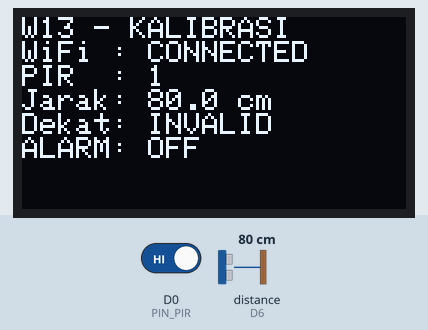
Recording of a sketch running on a simulated ESP8266 (NodeMCU). On the bench: 128×64 one-colour display. Wiring (inferred from the names in the program): ultrasonic range finder: trigger D5; echo D6. The test bench sets the inputs (shaded band); at power-on: distance to the obstacle (sensor on D6) 80 cm, D0 (PIN_PIR) HIGH. The echo pulse lasts 58.3 µs per cm; WiFi joins after 1.5 s; servers stay silent unless stated; what the sketch prints to the serial monitor is not drawn.

Above: at 2.8 s.
2.9 s: distance to the obstacle (sensor on D6) set to 9 cm
At 3.5 s:
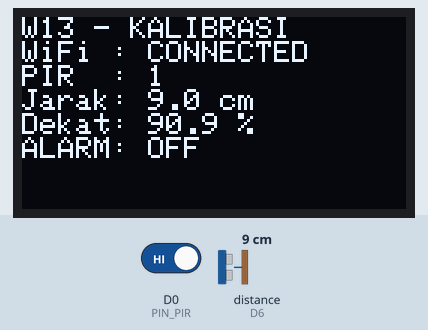
4.5 s: D0 (PIN_PIR) driven LOW
At 6.2 s:
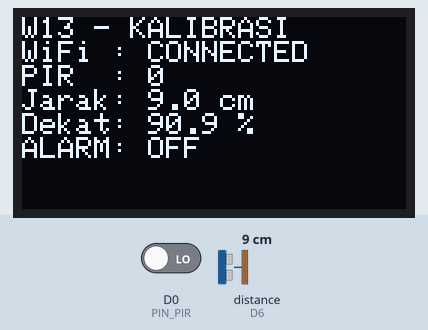
6.5 s: distance to the obstacle (sensor on D6) set to 2 cm
At 7.7 s:
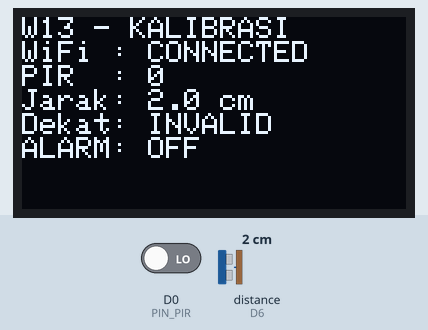
8.5 s: D0 (PIN_PIR) driven HIGH
At 10.2 s:
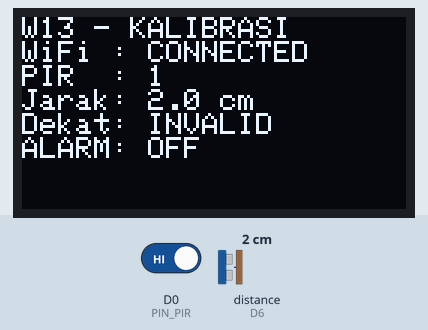
10.5 s: distance to the obstacle (sensor on D6) set to 4 cm
At 12.0 s:
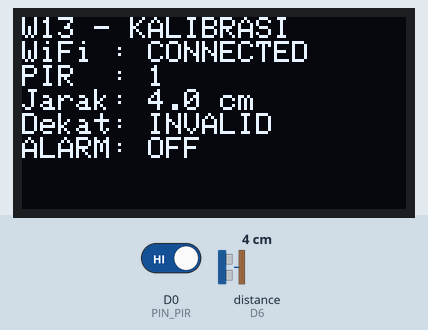
Timing chart, 0 to 13.5 s (numbered marks = the images above; inputs shaded):
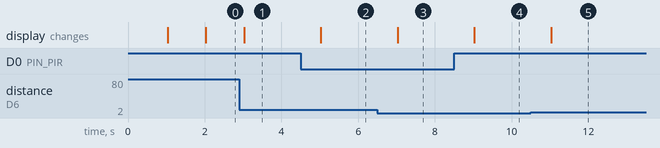

Measured:
- after the input at 2.9 s, the display: changes after 0.13 s (image 1)
- after the input at 4.5 s, the display: changes after 0.53 s (image 2)
- after the input at 6.5 s, the display: changes after 0.53 s (image 3)
- after the input at 8.5 s, the display: changes after 0.53 s (image 4)
- after the input at 10.5 s, the display: changes after 0.53 s (image 5)

The sketch:

MikroIoTWeek13_HCSR04danPIR.ino
```cpp
#include <ESP8266WiFi.h>
#include <WiFiClient.h>
#include <ThingSpeak.h>
#include <Wire.h>
#include <Adafruit_GFX.h>
#include <Adafruit_SSD1306.h>
#include <math.h>

// Nilai hasil kalibrasi dari Tabel L4
const float D_MIN_OPERASI_CM = 8.25f;
const float D_MAX_OPERASI_CM = 16.49f;

const float BATAS_ON_PCT = 70.0f;
const float BATAS_OFF_PCT = 60.0f;

const bool ENABLE_CLOUD = true; // Aktifkan koneksi WiFi & ThingSpeak
const char* WIFI_SSID = "ISI_SSID_WIFI";
const char* WIFI_PASS = "ISI_PASSWORD_WIFI";
unsigned long CHANNEL_ID = 0; // Isi dengan Channel ID ThingSpeak Anda
const char* WRITE_KEY = "ISI_WRITE_API_KEY";

const uint8_t OLED_ADDR = 0x3C; // sesuai scanner
const int PIN_PIR = D0, PIN_TRIG = D5, PIN_ECHO = D6;

Adafruit_SSD1306 oled(128, 64, &Wire, -1);
WiFiClient client;

bool oledOK = false, alarm = false, echoOK = false, inRange = false;
int pir = 0;
float jarak = NAN, kedekatan = NAN;
unsigned long lastRead = 0, lastSend = 0, lastWifi = 0;

float bacaJarakCM() {
  digitalWrite(PIN_TRIG, LOW); delayMicroseconds(2);
  digitalWrite(PIN_TRIG, HIGH); delayMicroseconds(12);
  digitalWrite(PIN_TRIG, LOW);
  unsigned long us = pulseIn(PIN_ECHO, HIGH, 30000UL);
  if (us == 0) return NAN;
  float d = us * 0.0343f / 2.0f;
  return (d >= 2 && d <= 400) ? d : NAN;
}

bool siapKalibrasi() {
  return D_MIN_OPERASI_CM >= 0.0f &&
         D_MAX_OPERASI_CM > D_MIN_OPERASI_CM;
}

void tampilLokal() {
  // Cek status koneksi WiFi
  String statusWifi;
  if (!ENABLE_CLOUD) {
    statusWifi = "OFF (LOKAL)";
  } else if (WiFi.status() == WL_CONNECTED) {
    statusWifi = "CONNECTED";
  } else {
    statusWifi = "CONNECTING...";
  }

  // Tampilan di Serial Monitor
  Serial.printf("WiFi=%s | PIR=%d | ", statusWifi.c_str(), pir);
  if (echoOK) Serial.printf("D=%.1f cm | ", jarak);
  else Serial.print("D=INVALID | ");
  if (inRange) Serial.printf("K=%.1f%%", kedekatan);
  else Serial.print("K=INVALID/OUTRANGE");
  Serial.printf(" | ALARM=%d\n", alarm ? 1 : 0);

  // Tampilan di Layar OLED
  if (!oledOK) return;
  oled.clearDisplay();
  oled.setTextSize(1);
  oled.setTextColor(SSD1306_WHITE);
  oled.setCursor(0, 0);

  oled.println("W13 - KALIBRASI");
  oled.print("WiFi : "); oled.println(statusWifi);
  oled.print("PIR  : "); oled.println(pir);

  if (echoOK) {
    oled.print("Jarak: "); oled.print(jarak, 1);
    oled.println(" cm");
  } else {
    oled.println("Jarak: INVALID");
  }

  if (inRange) {
    oled.print("Dekat: "); oled.print(kedekatan, 1);
    oled.println(" %");
  } else {
    oled.println("Dekat: INVALID");
  }

  oled.print("ALARM: "); oled.println(alarm ? "ON" : "OFF");
  oled.display();
}

void setup() {
  Serial.begin(115200);
  pinMode(PIN_PIR, INPUT);
  pinMode(PIN_TRIG, OUTPUT);
  pinMode(PIN_ECHO, INPUT);
  digitalWrite(PIN_TRIG, LOW);

  Wire.begin(D2, D1);
  oledOK = oled.begin(SSD1306_SWITCHCAPVCC, OLED_ADDR);

  if (!siapKalibrasi())
    Serial.println("ISI D_MIN / D_MAX DARI TABEL L4");

  if (ENABLE_CLOUD) {
    WiFi.mode(WIFI_STA);
    WiFi.begin(WIFI_SSID, WIFI_PASS);
    ThingSpeak.begin(client);
  }
}

void loop() {
  unsigned long now = millis();
  if (now - lastRead >= 1000UL) {
    lastRead = now;
    pir = digitalRead(PIN_PIR);
    jarak = bacaJarakCM();
    echoOK = isfinite(jarak);
    inRange = siapKalibrasi() && echoOK &&
              jarak >= D_MIN_OPERASI_CM &&
              jarak <= D_MAX_OPERASI_CM;
    kedekatan = inRange ?
                100.0f * (D_MAX_OPERASI_CM - jarak) /
                (D_MAX_OPERASI_CM - D_MIN_OPERASI_CM) : NAN;

    bool pirSiap = (now >= 60000UL);
    if (!pirSiap || pir == LOW || !inRange) alarm = false;
    else if (!alarm && kedekatan >= BATAS_ON_PCT)
      alarm = true;
    else if (alarm && kedekatan <= BATAS_OFF_PCT)
      alarm = false;

    tampilLokal();
  }

  if (!ENABLE_CLOUD) return;

  if (WiFi.status() != WL_CONNECTED &&
      now - lastWifi >= 12000UL) {
    lastWifi = now;
    WiFi.reconnect();
  }

  if (now - lastSend >= 20000UL) {
    lastSend = now;
    if (WiFi.status() == WL_CONNECTED && CHANNEL_ID) {
      // String kosong mencegah data lama ikut terkirim.
      ThingSpeak.setField(1, echoOK ? String(jarak, 1) : String(""));
      ThingSpeak.setField(2, pir);
      ThingSpeak.setField(3, alarm ? 1 : 0);
      ThingSpeak.setField(4, inRange ? String(kedekatan, 1) : String(""));
      ThingSpeak.setField(5, inRange ? 1 : 0);
      int rc = ThingSpeak.writeFields(CHANNEL_ID, WRITE_KEY);
      Serial.printf("HTTP ThingSpeak = %d\n", rc);
    } else {
      Serial.println("OFFLINE: lokal tetap bekerja");
    }
  }
}
```
